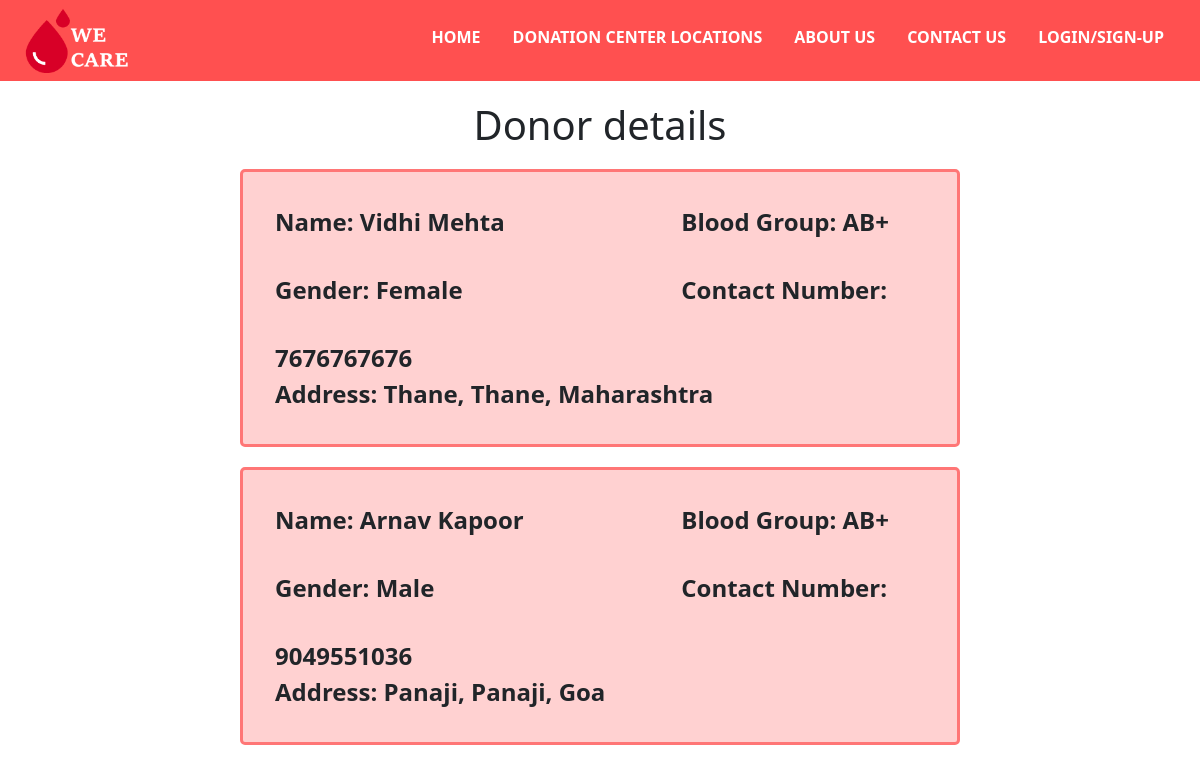
/donor_details.php?id=AB+, run on the app's committed database.
### tables this page shows
CREATE TABLE `details` (
  `name` varchar(50) NOT NULL,
  `gender` varchar(15) NOT NULL,
  `blood_grp` varchar(10) NOT NULL,
  `aadhaar_no` bigint(12) NOT NULL,
  `date` date NOT NULL,
  `contact_no` bigint(10) NOT NULL,
  `email` varchar(25) NOT NULL,
  `state` varchar(20) NOT NULL,
  `district` varchar(20) NOT NULL,
  `city` varchar(20) NOT NULL
);

### donor_details.php (the view, shortened to what this page needs)
<!DOCTYPE html>
<html lang="en">
<head>
	<link href="https://cdn.jsdelivr.net/npm/bootstrap@5.0.2/dist/css/bootstrap.min.css" rel="stylesheet">
    <link rel="stylesheet" href="style.css">
	<link rel="stylesheet" href="donor.css">
</head>
<body>
	<header>
<?php
	include "navbar.php";
	?>
	</header>
	<?php
	include "config.php";
	$pasta = $_GET['id'] ;
	$sql = "SELECT * from details where blood_grp = '$pasta' ";
	$result=mysqli_query($conn,$sql);
	$rows=mysqli_fetch_assoc($result);
	?>
	<h1>Donor details</h1>
 				<?php
                    do{
                ?>
		<div class="pizza">
		<span id="namee" class="det">Name: <?php echo $rows['name'] ?></span>
		<span class="det">Blood Group: <?php echo $rows['blood_grp']?></span> <br>
		<span id="genderr" class="det">Gender: <?php echo $rows['gender'] ?></span>
		<span id="num" class="det">Contact Number: <?php echo $rows['contact_no'] ?></span>
		<div id="addr" class="det">Address: <?php echo $rows['city'].",&nbsp;";
	 								echo $rows['district'].",&nbsp;";
	 								echo $rows['state']?></div>
	</div>
	<?php
                    }while($rows=mysqli_fetch_assoc($result))
                ?>
</body>
</html>

### style.css (style rules this page uses)
body { overflow-x: hidden; top: 0px !important; }
header { background-color: rgb(255, 80, 80); color: white; }

### donor.css (style rules this page uses)
h1 { text-align: center; margin-top: 20px; margin-bottom: 20px; }
.pizza { background-color: rgb(255, 209, 209) ; width: 60%; margin: auto; margin-bottom: 20px; font-size: 1.5rem; padding-left:2rem ; padding-top: 2rem; font-weight: bold; border-radius: 5px; border: 3px solid #ff7676; }
#namee,#genderr { display: inline-block; width: 25rem; }
.det { padding-bottom: 2rem; }

### data on the page
details: name "Vidhi Mehta", blood_grp "AB+", gender "Female", contact_no "7676767676", city "Thane", district "Thane", state "Maharashtra"
details: name "Arnav Kapoor", blood_grp "AB+", gender "Male", contact_no "9049551036", city "Panaji", district "Panaji", state "Goa"
